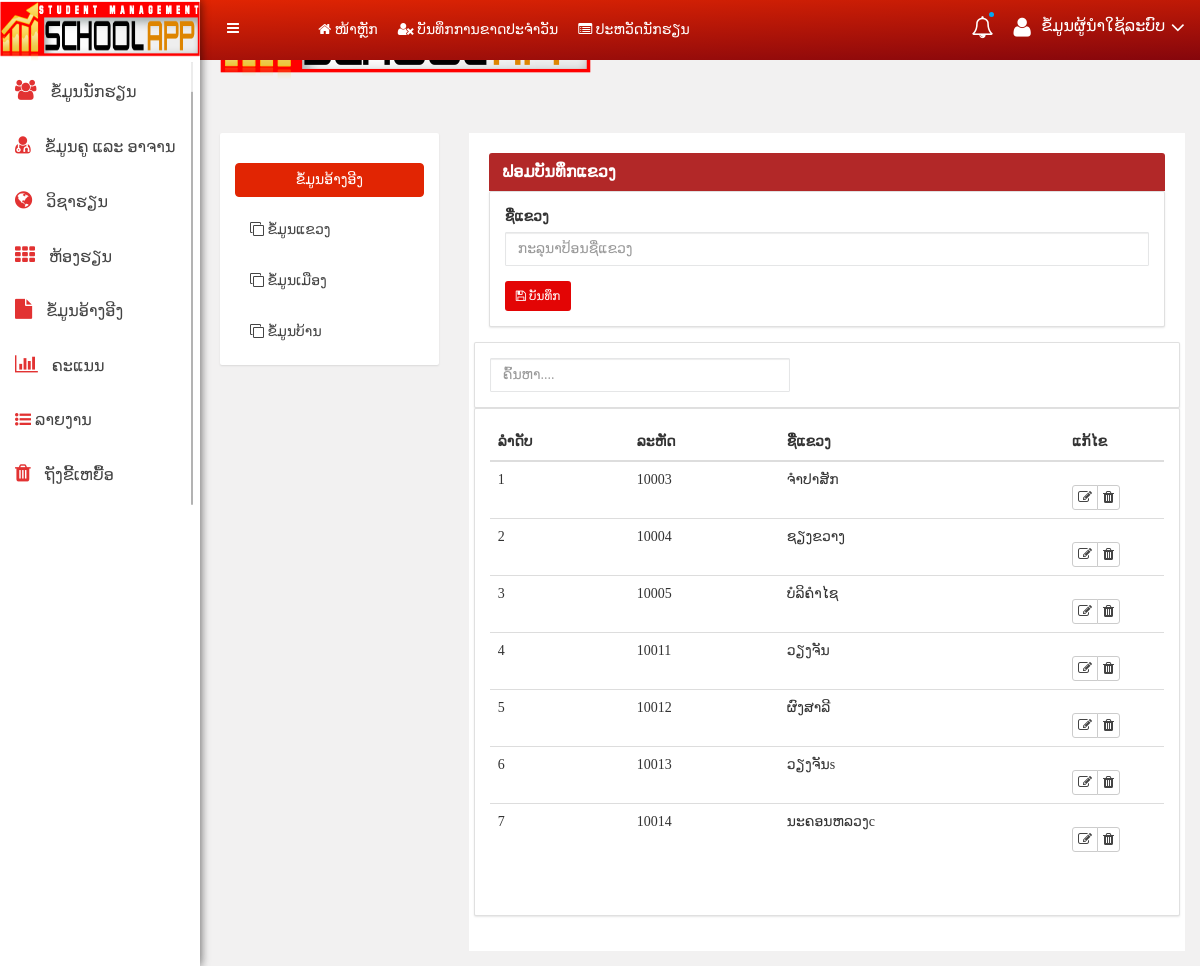
/province.php (signed in), run on the app's committed database.
### tables this page shows
CREATE TABLE `province`  (
  `pro_id` int(2) NOT NULL AUTO_INCREMENT,
  `pro_name` varchar(50) NOT NULL,
  PRIMARY KEY (`pro_id`) USING BTREE
);

### province.php (the view, shortened to what this page needs)
<?php
if($_SESSION['authuser']!=1){
header('location:Login.php');
}
else{
?>
<!doctype html>
<html class="no-js" lang="en">
<head>
<?php include 'pugin_css.php' ?>
<body>
<?php include 'menu.php' ?>
<div class="mailbox-view-area mg-tb-15">
<div class="container-fluid">
<div class="row">
    <div class="col-md-3 col-md-3 col-sm-3 col-xs-12">
        <div class="hpanel responsive-mg-b-30">
            <div class="panel-body">
                <div class="dropdown custonfile">
                    <a class="dropdown-toggle btn btn-primary btn-block" href="Address.php" data-toggle="dropdown">
                        ຂໍ້ມູນອ້າງອີງ
                    </a>
                </div>
                <ul class="mailbox-list">
                    <li>
                        <a href="province.php">
                            <i class="fa fa-clone"></i> ຂໍ້ມູນແຂວງ
                        </a>
                    </li>
                    <li>
                        <a href="district_data.php"><i class="fa fa-clone"></i> ຂໍ້ມູນເມືອງ</a>
                    </li>
                    <li>
                        <a href="vill_data.php"><i class="fa fa-clone"></i> ຂໍ້ມູນບ້ານ</a>
                    </li>
                </ul>
            </div>
            </div>
            </div>
            <div class="col-md-9 col-md-9 col-sm-9 col-xs-12">
                <div class="hpanel email-compose mailbox-view mg-b-15">
                    <div class="panel-heading red">
                        <h3 class="panel-title"> ຟອມບັນທຶກແຂວງ </h3>
                    </div>
                    <div class="panel-body panel-csm">
                        <div>
                            <form action="" method="POST" role="form">
                                <div class="form-group">
                                    <label for="">ຊື່ແຂວງ</label>
                                    <input type="text" name="pro_name" class="form-control" id="" placeholder="ກະລຸນາປ້ອນຊື່ແຂວງ" required>
                                </div>
                                <button type="submit" name="save" class="btn btn-red btn-sm"><i class="fa fa-save"> </i> ບັນທຶກ</button>
                            </form>
                        </div>
                    </div>
                    <div class="border-bottom border-left border-right bg-white mg-tb-15">
                       <div class="row">
                        <?php
                            include 'mysql.php';
                            $select=mysqli_query($con,"select*from province");
                         ?>
                         <div class="panel-body panel-csm text-right">
                        <input type="text" class="form-control" id="search" style="width: 300px;float: left" placeholder="ຄົ້ນຫາ....">
                        </div>
                            <div class="panel-body panel-csm">
                                <div class="table table-responsive">
                                <table class="table" id="data">
                                    <thead>
                                        <tr>
                                            <th>ລຳດັບ</th>
                                            <th>ລະຫັດ</th>
                                            <th>ຊື່ແຂວງ</th>
                                            <th width="100px">ແກ້ໄຂ</th>
                                        </tr>
                                    </thead>
                                    <tbody>
                                    <?php $i=1; while($res=mysqli_fetch_array($select)){ ?>
                                        <tr  id="body">
                                            <td><?php echo $i;?></td>
                                            <td><?php echo $res['pro_id'] ?></td>
                                            <td><?php echo $res['pro_name'] ?></td>
                                            <td>
                                                <div class="btn-group">
                                                <a href="edit_province.php?edit=<?php echo $res['pro_id']?>" class="btn btn-default btn-xs" name="edit"><i class="fa fa-edit"></i></a>
                                                <a href="?del=<?php echo $res['pro_id']?>" class="btn btn-default btn-xs" name="del" onclick="return confirm('ທ່ານຕ້ອງການລຶບຂໍ້ມູນນີ້ແທ້ບໍ່ ?')"><i class="fa fa-trash"></i></a>
                                                </div>
                                            </td>
                                        </tr>
                                        <?php $i++;} ?>
                                    </tbody>
                                </table>
                            </div>
                            </div>
                        </div>
                    </div>
                </div>
            </div>
        </div>
    </div>
</div>
</body>
</html>
<?php
}
?>

### css/main.css (style rules this page uses)
html { color: #222; font-size: 1em; line-height: 1.4; }

### style.css (style rules this page uses)
html, body { height: 100%; font-family: 'Phetsarath OT', sans-serif;font-weight:400;background:#F2F1F1; }
h1, h2, h3, h4, h5, h6 { margin: 0 0 10px; font-weight:700; }
.red { background-color: #CC3030!important; color: white!important }
a { transition: all 0.3s ease 0s;text-decoration:none; }
a:visited, a:link, a:active { text-decoration: none; }
ul { list-style: outside none none; margin: 0; padding: 0 }
.mg-tb-15 { margin:15px 0px; }
.mg-b-15 { margin-bottom:15px; }
.form-control { background-color: #FFFFFF; background-image: none; border: 1px solid #e5e6e7; border-radius: 1px; color: inherit; display: block; padding: 6px 12px; transition: border-color 0.15s ease-in-out 0s, box-shadow 0.15s ease-in-out 0s; width: 100%; }
.hpanel .panel-body { background: #fff; border-radius: 2px; padding: 15px; position: relative; -webkit-box-shadow: 0px 1px 2px 0px rgba(0, 0, 0, 0.1); box-shadow: 0px 1px 2px 0px rgba(0, 0, 0, 0.1); }
.panel-body { padding: 15px; background:#fff; }
ul.mailbox-list li a, ul.h-list li a { padding: 8px 15px; display: block; font-size: 14px; transition:all .4s ease 0s }
.panel-body a { font-size: 14px; color: #444; margin-top: 15px; transition:all .4s ease 0s }
.hpanel.email-compose { background: #fff; padding:20px; }
.hpanel .panel-body.panel-csm { border: 1px solid rgba(0,0,0,.12); }
.mailbox-view .panel-heading { padding: 10px 0px; }
.custonfile .btn-primary { color: #fff; background-color: #e12503; border-color: #e12503; }
.panel-body a { font-size: 14px; color: #444; margin-top: 15px; }

### css/form/themesaller-forms.css (style rules this page uses)
html, body { border: 0; margin: 0; padding: 0; font-size: 100%; vertical-align: baseline; font: inherit; }
body { margin: 0; padding: 0; }

### pugin_css.php (style rules this page uses)
body { background:url(img/body-bg.png); }

### menu.php (style rules this page uses)
body { font-family: phetsarath OT !important }
.btn-red { background-color: #E30505 !important;color:white !important; }
.red { background-color: #B22828!important; color: white!important }
.panel-heading { padding-left: 2%!important }

### data on the page
province: pro_id "10003", pro_name "ຈຳປາສັກ"
province: pro_id "10004", pro_name "ຊຽງຂວາງ"
province: pro_id "10005", pro_name "ບໍລິຄຳໄຊ"
province: pro_id "10011", pro_name "ວຽງຈັນ"
province: pro_id "10012", pro_name "ຜົງສາລີ"
province: pro_id "10013", pro_name "ວຽງຈັນs"
province: pro_id "10014", pro_name "ນະຄອນຫລວງc"
